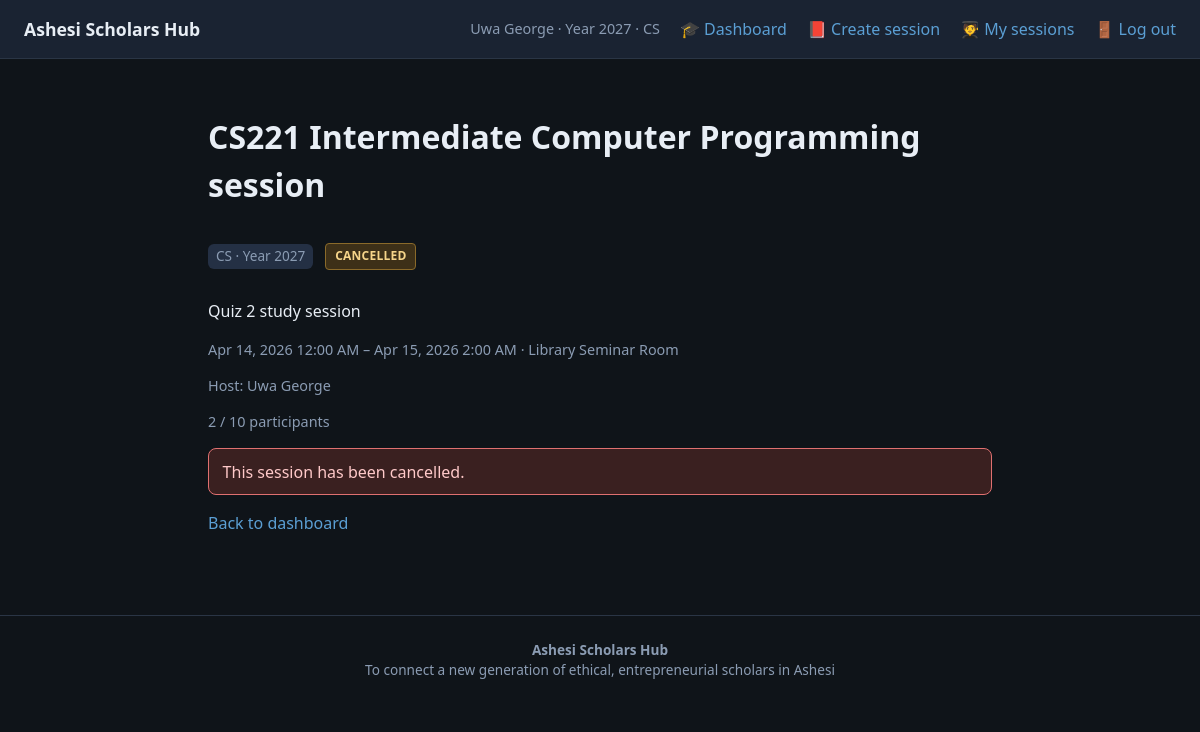
/session_details.php?id=1 (signed in), run on the app's committed database.
### tables this page shows
CREATE TABLE `study_sessions` (
  `id` int(11) NOT NULL,
  `creator_id` int(11) NOT NULL,
  `course` varchar(100) NOT NULL,
  `description` text NOT NULL,
  `year_group` smallint(6) NOT NULL,
  `major` varchar(10) NOT NULL,
  `start_time` datetime NOT NULL,
  `end_time` datetime NOT NULL,
  `cancelled_at` timestamp NULL DEFAULT NULL,
  `location` varchar(255) NOT NULL,
  `capacity` int(11) NOT NULL,
  `created_at` timestamp NOT NULL DEFAULT current_timestamp()
);

CREATE TABLE `users` (
  `id` int(11) NOT NULL,
  `full_name` varchar(120) NOT NULL,
  `email` varchar(150) NOT NULL,
  `password_hash` varchar(255) NOT NULL,
  `year_group` smallint(6) NOT NULL,
  `major` varchar(10) NOT NULL,
  `created_at` timestamp NOT NULL DEFAULT current_timestamp()
);

### includes/auth.php (called while the page is built, shortened)
<?php
function current_user(): ?array
{
    $u = $_SESSION['user'] ?? null;
    return $u;
}

### session_details.php (the view, shortened to what this page needs)
<?php
require_once __DIR__ . '/includes/auth.php';
require_once __DIR__ . '/includes/helpers.php';
$user = current_user();
$id = (int) ($_GET['id'] ?? 0);
$pdo = db();
$stmt = $pdo->prepare(
    'SELECT s.id, s.creator_id, s.course, s.description, s.major, s.year_group, s.start_time, s.end_time, s.cancelled_at, s.location, s.capacity,
            u.full_name AS creator_name
     FROM study_sessions s
     JOIN users u ON u.id = s.creator_id
     WHERE s.id = ?'
);
$stmt->execute([$id]);
$session = $stmt->fetch();
$st2 = $pdo->prepare('SELECT 1 FROM session_participants WHERE session_id = ? AND user_id = ?');
$st2->execute([$id, $user['id']]);
$joined = (bool) $st2->fetch();
$countStmt = $pdo->prepare('SELECT COUNT(*) FROM session_participants WHERE session_id = ?');
$countStmt->execute([$id]);
$participantCount = (int) $countStmt->fetchColumn();
$full = $participantCount >= (int) $session['capacity'];
$availability = session_availability_state($session);
$canJoin = !$joined && !$full && $availability === 'active';
require __DIR__ . '/includes/layout_header.php';
?>
<h1><?= h($session['course']) ?> session</h1>
<div class="session-detail-head">
    <p class="badge"><?= h($session['major']) ?> · Year <?= h((string) $session['year_group']) ?></p>
    <?= session_status_tag_html($session) ?>
</div>
<p><?= nl2br(h($session['description'])) ?></p>
<p class="meta">
    <?= h(format_session_time_range((string) $session['start_time'], (string) $session['end_time'])) ?> ·
    <?= h($session['location']) ?>
</p>
<p class="meta">Host: <?= h($session['creator_name']) ?></p>
<p class="meta"><?= $participantCount ?> / <?= (int) $session['capacity'] ?> participants</p>
<?php if ($availability === 'cancelled'): ?>
    <p class="msg msg-error">This session has been cancelled.</p>
<?php elseif ($availability === 'expired'): ?>
    <p class="msg msg-error">This session has ended.</p>
<?php elseif ($full): ?>
    <p class="msg msg-error">This session is full.</p>
<?php endif; ?>
<p><a href="index.php">Back to dashboard</a></p>
<?php require __DIR__ . '/includes/layout_footer.php'; ?>

### includes/layout_header.php (shortened to what this page needs)
<?php
require_once __DIR__ . '/auth.php';
require_once __DIR__ . '/helpers.php';
?>
<!DOCTYPE html>
<html lang="en">
<head>
    <link rel="stylesheet" href="style.css">
</head>
<body>
<header class="site-header">
    <a class="logo" href="index.php">Ashesi Scholars Hub</a>
    <nav>
        <?php if ($u = current_user()): ?>
            <span class="nav-meta"><?= h($u['full_name']) ?> · Year <?= (int) $u['year_group'] ?><?= ($u['major'] ?? '') !== '' ? ' · ' . h((string) $u['major']) : '' ?></span>
            <a href="index.php">🎓 Dashboard</a>
            <a href="create_session.php">📕 Create session</a>
            <a href="my_sessions.php">🧑‍🎓 My sessions</a>
            <a href="logout.php">🚪 Log out</a>
        <?php else: ?>
            <a href="login.php">Log in</a>
            <a href="register.php">Register</a>
        <?php endif; ?>
    </nav>
</header>
<main class="container">

### includes/helpers.php (shortened to what this page needs)
<?php
function h(string $s): string
{
    return htmlspecialchars($s, ENT_QUOTES | ENT_SUBSTITUTE, 'UTF-8');
}
function session_row_is_cancelled(array $row): bool
{
    $c = $row['cancelled_at'] ?? null;
    return $c !== null && $c !== '';
}
function session_availability_state(array $row): string
{
    if (session_row_is_cancelled($row)) {
        return 'cancelled';
    }
    return (new DateTimeImmutable('now') > $endAt) ? 'expired' : 'active';
}
function format_session_time_range(string $startSql, string $endSql): string
{
    $ts = strtotime($startSql);
    $te = strtotime($endSql);
    $startLabel = date('M j, Y g:i A', $ts);
    return $startLabel . ' – ' . date('M j, Y g:i A', $te);
}
function session_status_tag_html(array $row): string
{
    $state = session_availability_state($row);
    $map = [
        'active' => ['cls' => 'session-tag session-tag--active', 'label' => 'Active'],
        'expired' => ['cls' => 'session-tag session-tag--expired', 'label' => 'Expired'],
        'cancelled' => ['cls' => 'session-tag session-tag--cancelled', 'label' => 'Cancelled'],
    ];
    $item = $map[$state];
    return '<span class="' . h($item['cls']) . '">' . h($item['label']) . '</span>';
}

### style.css (style rules this page uses)
:root { --bg: #0f1419; --surface: #1a2332; --text: #e8eef5; --muted: #8b9cb3; --accent: #5b9fd4; --accent-dim: #3d7cae; --danger: #e07070; --ok: #6fcf97; --radius: 12px; --font: "Segoe UI", system-ui, sans-serif; }
* { box-sizing: border-box; }
body { margin: 0; min-height: 100vh; font-family: var(--font); background: var(--bg); color: var(--text); line-height: 1.5; }
a { color: var(--accent); text-decoration: none; }
.site-header { display: flex; flex-wrap: wrap; align-items: center; justify-content: space-between; gap: 1rem; padding: 1rem 1.5rem; background: var(--surface); border-bottom: 1px solid #2a3545; }
.logo { font-weight: 700; font-size: 1.1rem; color: var(--text); }
.site-header nav { display: flex; flex-wrap: wrap; align-items: center; gap: 0.75rem 1.25rem; }
.nav-meta { color: var(--muted); font-size: 0.9rem; }
.container { max-width: 52rem; margin: 0 auto; padding: 2rem 1.5rem 4rem; }
.msg { padding: 0.65rem 0.85rem; border-radius: 8px; }
.msg-error { background: #3a2020; border: 1px solid var(--danger); color: #ffc9c9; }
.meta { color: var(--muted); font-size: 0.9rem; }
.badge { display: inline-block; padding: 0.15rem 0.5rem; border-radius: 6px; background: #243044; font-size: 0.85rem; color: var(--muted); }
.session-detail-head { display: flex; flex-wrap: wrap; align-items: center; gap: 0.5rem 0.75rem; margin: 0 0 1rem; }
.session-tag { display: inline-block; flex-shrink: 0; padding: 0.2rem 0.55rem; border-radius: 4px; font-size: 0.75rem; font-weight: 700; letter-spacing: 0.02em; text-transform: uppercase; }
.session-tag--cancelled { background: #3d3018; color: #f6d58a; border: 1px solid #8a6a2a; }

### data on the page
study_sessions: creator.full_name "Uwa George", year_group "2027", major "CS", course "CS221 Intermediate Computer Programming", cancelled_at "CANCELLED", description "Quiz 2 study session", start_time+end_time "Apr 14, 2026 12:00 AM – Apr 15, 2026 2:00 AM", location "Library Seminar Room", capacity "10"

### other printed values
$participantCount "2"
